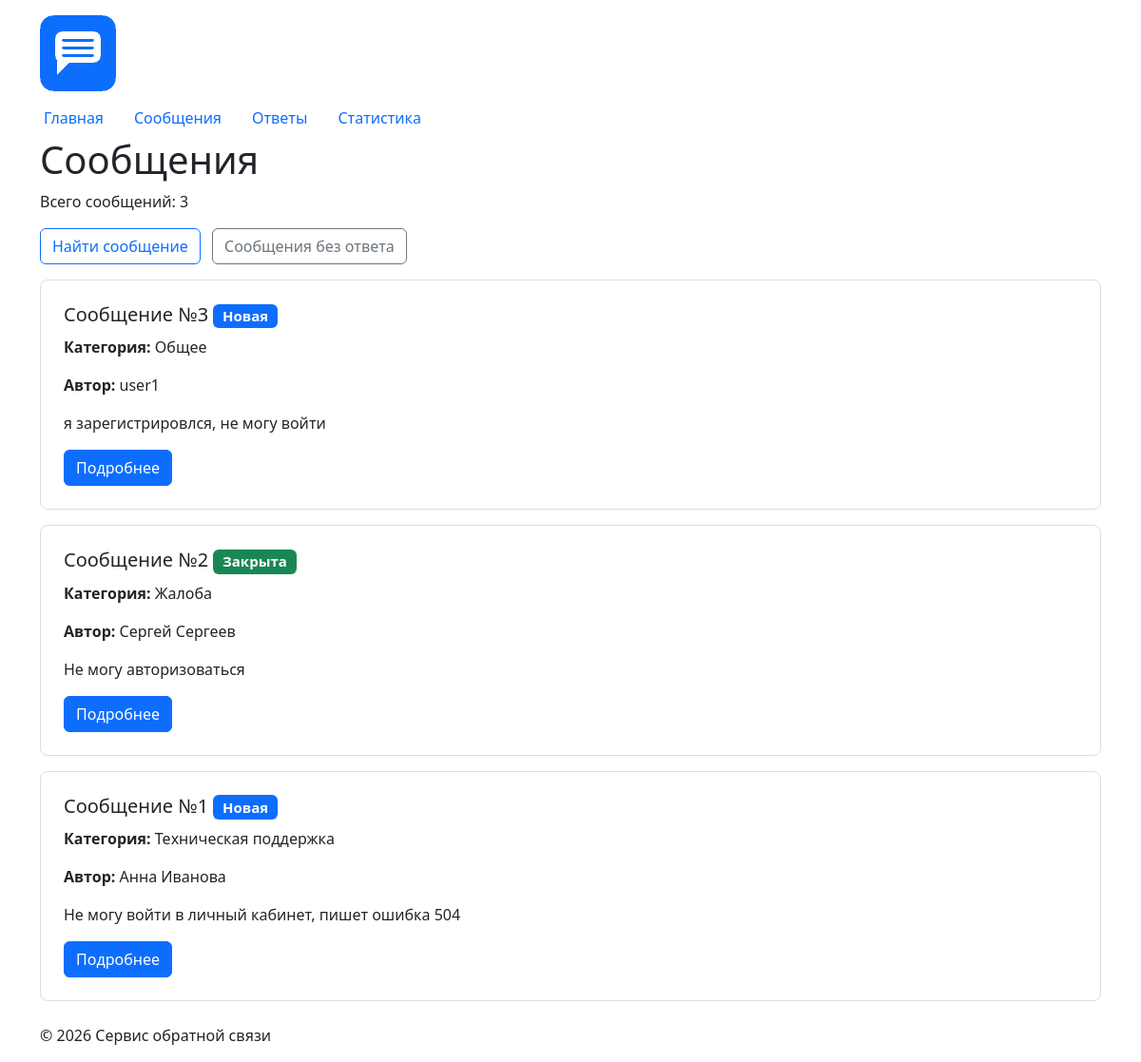
Screenshot of /messages/ with the database file from the repository.
### feedback/views.py (the view)
# urls.py: path("", views.messages, name="list"),
def messages(request):
    context = {
        "messages_list": _fetch_all(LIST_SQL),
    }
    return render(
        request,
        "feedback/message_list.html",
        context,
    )

### db/database.py (called while the page is built)
def get_connection(create=False):
    if not create and not Path(DB_PATH).exists():
        raise FileNotFoundError(
            f"База данных {DB_PATH} не найдена. Создайте её командой: "
            "python -m db.import_json"
        )
    conn = sqlite3.connect(DB_PATH)
    conn.execute("PRAGMA foreign_keys = ON")
    conn.create_function("lower_u", 1, _lower_u, deterministic=True)
    return conn

### feedback/views.py (called while the page is built)
def _fetch_all(sql, params=()):
    conn = get_connection()
    conn.row_factory = sqlite3.Row
    try:
        return conn.execute(sql, params).fetchall()
    finally:
        conn.close()

### feedback/templates/feedback/message_list.html (shortened to what this page needs)
{% extends "base.html" %}
{% block content %}
    <h1>Сообщения</h1>
    <p>
        Всего сообщений: {{ messages_list|length }}
    </p>
    <p>
        <a href="{% url 'feedback:search' %}" class="btn btn-outline-primary me-2">
            Найти сообщение
        </a>
        <a href="{% url 'feedback:unanswered' %}" class="btn btn-outline-secondary">
            Сообщения без ответа
        </a>
    </p>
    {% for message in messages_list %}
        {% include "feedback/includes/message_card.html" %}
    {% empty %}
        <p>Сообщения не найдены.</p>
    {% endfor %}
{% endblock %}

### feedback/templates/feedback/includes/message_card.html
<article class="card message-card mb-3">
    <div class="card-body">
        <h2 class="card-title h5">
            Сообщение №{{ message.id }}
            {% include "feedback/includes/message_status.html" %}
        </h2>
        <p class="card-text">
            <strong>Категория:</strong>
            {{ message.category|default:"Без категории" }}
        </p>
        <p class="card-text">
            <strong>Автор:</strong>
            {{ message.author_name|default:"Автор не указан" }}
        </p>
        <p class="card-text">
            {{ message.text|truncatechars:80 }}
        </p>
        <a
            href="{% url 'feedback:detail' message.id %}"
            class="btn btn-primary"
        >
            Подробнее
        </a>
    </div>
</article>

### feedback/templates/feedback/includes/message_status.html
{% if message.status == "закрыта" %}
    <span class="badge bg-success message-status message-status-closed">
        {{ message.status|capfirst }}
    </span>
{% elif message.status == "в обработке" %}
    <span class="badge bg-warning text-dark message-status message-status-processing">
        {{ message.status|capfirst }}
    </span>
{% else %}
    <span class="badge bg-primary message-status message-status-new">
        {{ message.status|capfirst }}
    </span>
{% endif %}

### homepage/static/homepage/css/style.css (style rules this page uses)
body { min-height: 100vh; }
.message-card { margin-bottom: 1rem; padding: 0.5rem; border: 1px solid #ddd; border-radius: 8px; }
.message-status { font-weight: 600; }

### rows the page displays
messages: id "3", status "Новая", category "Общее", author_name "user1", text "я зарегистрировлся, не могу войти"
messages: id "2", status "Закрыта", category "Жалоба", author_name "Сергей Сергеев", text "Не могу авторизоваться"
messages: id "1", status "Новая", category "Техническая поддержка", author_name "Анна Иванова", text "Не могу войти в личный кабинет, пишет ошибка 504"

### other values shown
{{ messages_list|length }} "3"
